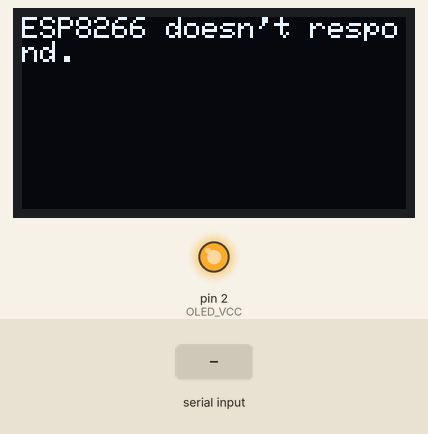
This sketch was run on a simulated Arduino Uno, built with avr-gcc and run on an emulated ATmega328P. Shown: 128×64 one-colour display, output pins drawn as LEDs (lit = HIGH). The inputs (shaded band) are chosen by the test bench. Sleep ends after the set time or at an interrupt; what the sketch prints to the serial monitor is not drawn.

Above: at 3.4 s.
3.5 s: "+CWLAP" received over Serial
Timing chart, 0 to 6.5 s (numbered marks = the images above; inputs shaded):
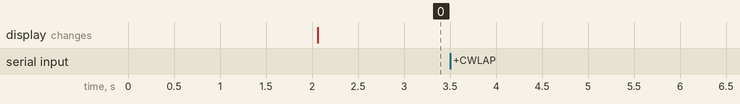

The sketch:

WiFiFinder.ino
```cpp
// (licence header left out)
#include <avr/sleep.h>
#include <SPI.h>
#include <Wire.h>
#include <Adafruit_GFX.h>       // Adafruit GFX Lib (https://github.com/adafruit/Adafruit-GFX-Library)
#include <Adafruit_SSD1306.h>   // Adafruit SSD1306 Lib (https://github.com/adafruit/Adafruit_SSD1306)

// Display pins.
#define OLED_VCC      2
#define OLED_MOSI     4
#define OLED_CLK      3
#define OLED_DC       6
#define OLED_CS       12
#define OLED_RESET    5

// Display controller.
Adafruit_SSD1306 display(OLED_MOSI, OLED_CLK, OLED_DC, OLED_RESET, OLED_CS);

char rxBuffer[255];

////////////////////////////////////////////////////////////////////////////////
// Application setup after reset.
//
void setup()
{
   // Power up display.
  pinMode(OLED_VCC, OUTPUT);
  digitalWrite(OLED_VCC,HIGH);

  // generate the high voltage from the 3.3v line internally.
  display.begin(SSD1306_SWITCHCAPVCC);

  Serial.begin(115200);

  display.clearDisplay();   // clears the screen and buffer
  display.setTextSize(1);
  display.setTextColor(WHITE);
  display.setCursor(0,0);

  Serial.println("AT+RST"); // restet and test if module is redy
  delay(1000);
  if(!Serial.find("ready")) {
    display.println("ESP8266 doesn't respond.");
    display.display();

     // Change all lines connected to display to inputs, if we
    //  ground VCC then current will flow trough the clamps
    //  inside the display and take power also when the device is off.
    for(int p=2;p<=6;p++)
      pinMode(p, INPUT);

    // Power down the processor. To start a new scan user will reset the MCU by pressing
    //  the onboard reset button.
    set_sleep_mode(SLEEP_MODE_PWR_DOWN);
    sleep_enable();
    sleep_cpu();
  }
  else
  {
    Serial.println("AT+CWMODE=3");
    delay(1000);
    display.println("Scanning....");
    display.display();
    delay(5000);
  }
}

char ssid[32];

////////////////////////////////////////////////////////////////////////////////
// Application entry point after setup() has executed.
//
void loop()
{


  Serial.readBytes(rxBuffer, 253);
  for(int ix=0;ix<254;ix++)
  {
    rxBuffer[ix]=0;
  }
  Serial.setTimeout(15000);
  Serial.println("AT+CWLAP");
  //readResponse();

  Serial.readBytes(rxBuffer, 254);

  display.clearDisplay();   // clears the screen and buffer
  display.setTextSize(1);
  display.setTextColor(WHITE);
  display.setCursor(0,0);
  display.print(rxBuffer);
  display.display();
  delay(2000);
  return;

  char* responseStart=strstr(rxBuffer,"+CWLAP");
  if(responseStart==0)
  {
    return;
  }

  bool atLeastOneOpenFound = false;
  while(true)
  {
    responseStart=strstr(responseStart+1,"+CWLAP");
    if(responseStart!=0)
    {
      char type = *(responseStart+8);
      *strstr(responseStart+11, "\"")=0;
      strcpy(ssid, responseStart+11);
      //if(type=='0')
      {
        /*Serial.print("AT+CWJAP=\"");
        Serial.print(ssid);
        Serial.println("\",\"\"");*/
        display.print(type);
        display.print("-");
        display.println(ssid);
        display.display();
        //delay(2000);
        atLeastOneOpenFound=true;
      }
      while(*responseStart!=0)
      {
        responseStart++;
        if(responseStart-rxBuffer>254)
        {
          break;
        }
      }
    }
    else
    {
      break;
    }
  }
  display.display();

  /*
  if(!atLeastOneOpenFound)
  {
    display.println("No open networks found!");
    display.display();
  }

  delay(3000);
  */
}

// Reads until the end of response.
// If timmeout expires an empty string is returned.
byte readResponse()
{

  //long startTime = millis();
  byte ix=0;
  //rxBuffer[0]=0;
  //while(millis()-startTime<5000)
  {
    while(strstr(rxBuffer,"OK")==0)
    {
      if(Serial.available())
      {
        rxBuffer[ix]=(char)Serial.read();
        ix++;
        if(ix>253) break;
      }
    }
  }
  rxBuffer[ix]=0;
  return ix;
}
```
